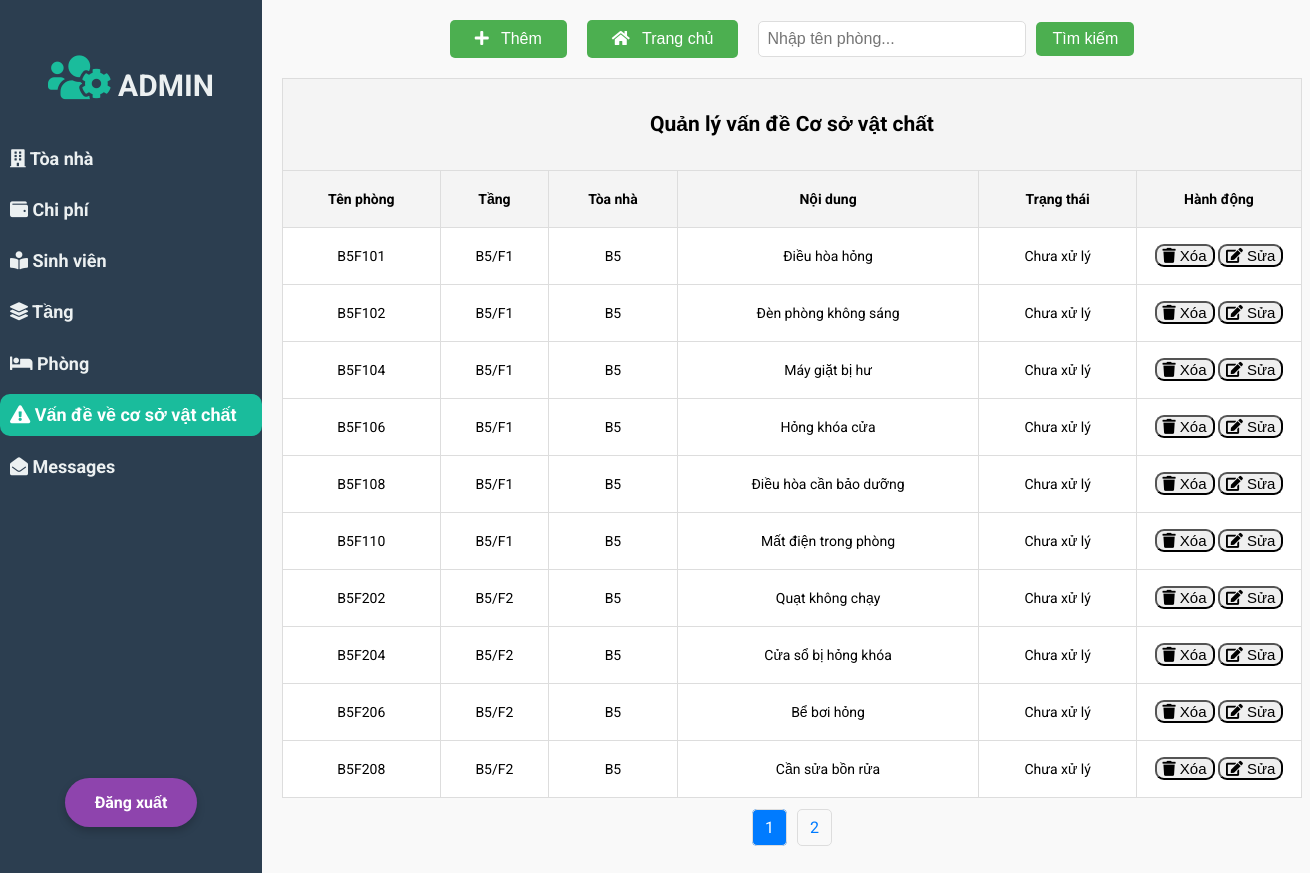
/FacilitiesProblem/DispFP.php, run on the app's committed database.
### tables this page shows
CREATE TABLE `room` (
  `R_ID` int NOT NULL AUTO_INCREMENT,
  `R_Name` varchar(20) NOT NULL,
  `F_ID` int NOT NULL,
  `Num_of_Table` int NOT NULL,
  `Num_of_Bed` int NOT NULL,
  `Gender` boolean NOT NULL,
  `Status` boolean NOT NULL,
  PRIMARY KEY (`R_ID`), 
  FOREIGN KEY (`F_ID`) REFERENCES `floor`(`F_ID`) ON DELETE CASCADE
);

CREATE TABLE `floor` (
  `F_ID` int NOT NULL AUTO_INCREMENT,
  `Floor_Number` varchar(10) NOT NULL,
  `H_ID` int NOT NULL,
  `Num_of_Room` int NOT NULL,
  `Status` boolean NOT NULL,
  PRIMARY KEY (`F_ID`),
  FOREIGN KEY (`H_ID`) REFERENCES `hall`(`H_ID`) ON DELETE CASCADE
);

CREATE TABLE `hall` (
  `H_ID` int NOT NULL AUTO_INCREMENT,
  `H_Name` varchar(250) NOT NULL,
  `Status` boolean NOT NULL,
  PRIMARY KEY (`H_ID`) 
);

CREATE TABLE `facility_problem` (
  `ID` int NOT NULL AUTO_INCREMENT,
  `R_ID` int NOT NULL,
  `Content` varchar(100) NOT NULL,
  `Status` boolean NOT NULL,
  PRIMARY KEY (`ID`),
  FOREIGN KEY (`R_ID`) REFERENCES `room`(`R_ID`) ON DELETE CASCADE
);

### FacilitiesProblem/DispFP.php (the view, shortened to what this page needs)
<!DOCTYPE html>
<html>
<head>
    <link rel="stylesheet" href="https://use.fontawesome.com/releases/v5.15.4/css/all.css"
>
</head>
<body>
    <div class="slidebar">
        <header>
            <span><i class="fas fa-users-cog"></i></span>
            ADMIN
        </header>
        <ul>
            <li><a href="../Hall/DispHall.php"><i class="fas fa-building"></i> Tòa nhà</a></li>
            <li><a href="../Rent_fee/DispRentFee.php"><i class="fas fa-wallet"></i> Chi phí</a></li>
            <li><a href="../Student/DispStudent.php"><i class="fas fa-book-reader"></i> Sinh viên</a></li>
            <li><a href="../Floor/DispFloor.php"><i class="fas fa-layer-group"></i> Tầng</a></li>
            <li><a href="../Room/DispRoom.php"><i class="fa fa-bed"></i> Phòng</a></li>
            <li class="active"><a href="../FacilitiesProblem/DispFP.php"><i class="fas fa-exclamation-triangle"></i> Vấn
                    đề về cơ sở vật chất</a></li>
            <li><a href="../message/DispMessage.php"><i class="fas fa-envelope-open"></i> Messages</a></li>
        </ul>
        <div class="logout-container">
            <a style="text-decoration: none;" href="../index.php">
                <div class="logout">Đăng xuất</div>
            </a>
        </div>
    </div>
    <main>
        <center>
            <div class="button-container"
                style="display: flex; justify-content: center; align-items: center; gap: 20px; margin-bottom: 20px;">
                <button class="button">
                    <a href="Insert.php">
                        <i class="fas fa-plus"></i> Thêm
                    </a>
                </button>
                <button class="button">
                    <a href="../dashboard/home.php">
                        <i class="fas fa-home"></i> Trang chủ
                    </a>
                </button>
                <form method="GET" action="" style="display: flex; align-items: center; gap: 10px;">
                    <input type="text" name="search" placeholder="Nhập tên phòng..."
                        value="<?php echo isset($_GET['search']) ? $_GET['search'] : ''; ?>"
                        style="padding: 8px; font-size: 16px; width: 250px; border-radius: 5px; border: 1px solid #ddd;">
                    <button type="submit" class="button" style="padding: 8px 16px; font-size: 16px;">Tìm kiếm</button>
                </form>
            </div>
        </center>
        <table align="center" border="1px" style="width:1100px; line-height:40px;">
            <tr>
                <th colspan="7">
                    <h2>Quản lý vấn đề Cơ sở vật chất</h2>
                </th>
            </tr>
            <tr>
                <th>Tên phòng</th>
                <th>Tầng</th>
                <th>Tòa nhà</th>
                <th>Nội dung</th>
                <th>Trạng thái</th>
                <th>Hành động</th>
            </tr>
            <?php
			include '../CommonMethods/connection.php';
			$search = isset($_GET['search']) ? $_GET['search'] : '';
			$limit = 10;
			$page = isset($_GET['page']) ? intval($_GET['page']) : 1;
			$offset = ($page - 1) * $limit;
			$count_sql = "SELECT COUNT(*) AS total FROM facility_problem fp, room r WHERE fp.R_ID = r.R_ID AND R_Name LIKE '%$search%'";
			$count_result = mysqli_query($conn, $count_sql);
			$count_row = mysqli_fetch_assoc($count_result);
			$total_fp = $count_row['total'];
			$total_pages = ceil($total_fp / $limit);
			$sql = "SELECT ID, R_Name, Floor_Number, H_Name, Content,
                 CASE
                    WHEN fp.Status = 1 THEN 'Đã xử lý'
                    WHEN fp.Status = 0 THEN 'Chưa xử lý'
                    ELSE 'Không xác định'
                 END AS fpStatus
        FROM room r
        INNER JOIN floor f ON r.F_ID = f.F_ID
        INNER JOIN hall h ON f.H_ID = h.H_ID
		INNER JOIN facility_problem fp ON fp.R_ID = r.R_ID
        WHERE R_Name LIKE '%$search%'
        ORDER BY fpStatus, R_Name
        LIMIT $limit OFFSET $offset";
			$query = mysqli_query($conn, $sql);
			while ($row1 = mysqli_fetch_array($query)) {
			?>
            <tr>
                <td class="tdr"><?php echo $row1['R_Name']; ?></td>
                <td class="tdr"><?php echo $row1['Floor_Number']; ?></td>
                <td class="tdr"><?php echo $row1['H_Name']; ?></td>
                <td class="tdr"><?php echo $row1['Content']; ?></td>
                <td class="tdr"><?php echo $row1['fpStatus']; ?></td>
                <td style="width: 140px;">
                    <button id="delete">
                        <a href="Delete.php?ID=<?php echo $row1['ID']; ?>" id="link1" onclick="return confirmDelete()">
                            <i class="fas fa-trash"></i> Xóa
                        </a>
                    </button>
                    <button id="update">
                        <a href="Update.php?ID=<?php echo $row1['ID']; ?>" id="link1">
                            <i class="fas fa-edit"></i> Sửa
                        </a>
                    </button>
                </td>
            </tr>
            <?php
			}
			?>
        </table>
        <div class="pagination">
            <?php
			if ($total_pages > 1) {
				for ($i = max(1, $page - 1); $i <= min($total_pages, $page + 1); $i++) {
					if ($i == $page) {
						echo "<a class='active'>$i</a>";
					} else {
						echo "<a href='?page=$i&search=$search'>$i</a>";
					}
				}
			}
			?>
        </div>
    </main>
</body>
</html>

### FacilitiesProblem/DispFP.php (style rules this page uses)
body { display: flex; font-family: 'Roboto', sans-serif; margin: 0; background-color: #f9f9f9; }
.slidebar { width: 20%; height: 100%; position: fixed; background-color: #2c3e50; padding-top: 20px; top: 0; left: 0; z-index: 100; }
.slidebar header { padding: 30px 10px; text-align: center; font-size: 30px; font-weight: bolder; color: #ecf0f1; }
.slidebar header span { font-size: 50px; color: #1abc9c; }
.slidebar ul { padding: 0; list-style: none; margin: 0; }
.slidebar ul li { padding: 10px; font-size: 18px; font-weight: bolder; color: #ecf0f1; margin-bottom: 10px; }
.slidebar ul li a { text-decoration: none; color: inherit; }
.slidebar ul li.active { background-color: #1abc9c; color: white; border-radius: 10px; }
.slidebar ul li.active a { color: white; text-decoration: none; }
main { margin-left: 20%; padding: 20px; flex-grow: 1; }
.button-container { display: flex; justify-content: center; gap: 20px; margin-bottom: 20px; }
.button { background-color: #4CAF50; border: none; color: white; padding: 10px 25px; text-align: center; border-radius: 5px; text-decoration: none; display: inline-flex; align-items: center; font-size: 16px; transition: all 0.3s ease; }
.button i { margin-right: 8px; }
.button a { text-decoration: none; color: white; display: block; text-align: center; }
.tdr { text-align: center; }
#delete, #update { border-radius: 9px; }
#link1 { color: black; text-decoration: none; font-size: 15px; }
table { width: 90%; max-width: 1020px; margin: 20px auto; border-collapse: collapse; }
th, td { padding: 8px 12px; text-align: center; font-size: 14px; border: 1px solid #ddd; word-wrap: break-word; }
th { background-color: #f4f4f4; font-weight: bold; }
td { background-color: #fff; max-width: 150px; white-space: nowrap; overflow: hidden; text-overflow: ellipsis; }
.pagination { text-align: center; margin: 20px 0; }
.pagination a { margin: 0 5px; padding: 8px 12px; border: 1px solid #ddd; color: #007bff; border-radius: 5px; text-decoration: none; }
.pagination a.active { background-color: #007bff; color: white; }
.logout-container { position: absolute; bottom: 70px; left: 50%; transform: translateX(-50%); width: 100%; text-align: center; }
.logout { font-family: 'Roboto', sans-serif; font-weight: 700; font-size: 16px; color: #fff; background-color: #8e44ad; padding: 15px 30px; border-radius: 30px; transition: all 0.3s ease; box-shadow: 0px 4px 8px rgba(0, 0, 0, 0.2); display: inline-block; }

### data on the page
room: R_Name "B5F101", F_ID.Floor_Number "B5/F1", hall.H_Name "B5", facility_problem.Content "Điều hòa hỏng", fpStatus "Chưa xử lý"
room: R_Name "B5F102", F_ID.Floor_Number "B5/F1", hall.H_Name "B5", facility_problem.Content "Đèn phòng không sáng", fpStatus "Chưa xử lý"
room: R_Name "B5F104", F_ID.Floor_Number "B5/F1", hall.H_Name "B5", facility_problem.Content "Máy giặt bị hư", fpStatus "Chưa xử lý"
room: R_Name "B5F106", F_ID.Floor_Number "B5/F1", hall.H_Name "B5", facility_problem.Content "Hỏng khóa cửa", fpStatus "Chưa xử lý"
room: R_Name "B5F108", F_ID.Floor_Number "B5/F1", hall.H_Name "B5", facility_problem.Content "Điều hòa cần bảo dưỡng", fpStatus "Chưa xử lý"
room: R_Name "B5F110", F_ID.Floor_Number "B5/F1", hall.H_Name "B5", facility_problem.Content "Mất điện trong phòng", fpStatus "Chưa xử lý"
room: R_Name "B5F202", F_ID.Floor_Number "B5/F2", hall.H_Name "B5", facility_problem.Content "Quạt không chạy", fpStatus "Chưa xử lý"
room: R_Name "B5F204", F_ID.Floor_Number "B5/F2", hall.H_Name "B5", facility_problem.Content "Cửa sổ bị hỏng khóa", fpStatus "Chưa xử lý"
room: R_Name "B5F206", F_ID.Floor_Number "B5/F2", hall.H_Name "B5", facility_problem.Content "Bể bơi hỏng", fpStatus "Chưa xử lý"
room: R_Name "B5F208", F_ID.Floor_Number "B5/F2", hall.H_Name "B5", facility_problem.Content "Cần sửa bồn rửa", fpStatus "Chưa xử lý"
